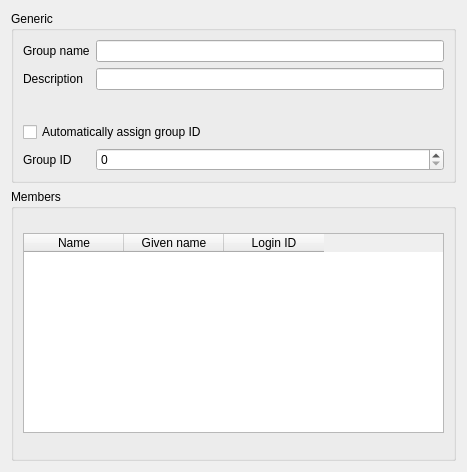
<?xml version="1.0" encoding="UTF-8"?>
<ui version="4.0">
 <class>posixGroup</class>
 <widget class="QWidget" name="posixGroup">
  <property name="geometry">
   <rect>
    <x>0</x>
    <y>0</y>
    <width>467</width>
    <height>472</height>
   </rect>
  </property>
  <property name="windowTitle">
   <string>POSIX</string>
  </property>
  <property name="categoryTitle" stdset="0">
    <string>Group</string>
  </property>
  <property name="windowIcon">
   <iconset>
    <normaloff>:/images/group-posix.png</normaloff>:/images/group-posix.png</iconset>
  </property>
  <layout class="QVBoxLayout" name="verticalLayout">
   <item>
    <widget class="QGroupBox" name="groupBox">
     <property name="title">
      <string>Generic</string>
     </property>
     <layout class="QGridLayout" name="gridLayout">
      <item row="0" column="0">
       <layout class="QFormLayout" name="formLayout">
        <item row="0" column="0">
         <widget class="QLabel" name="cnLabel">
          <property name="text">
           <string>Group name</string>
          </property>
          <property name="buddy">
           <cstring>cnEdit</cstring>
          </property>
         </widget>
        </item>
        <item row="0" column="1">
         <widget class="QLineEdit" name="cnEdit"/>
        </item>
        <item row="1" column="0">
         <widget class="QLabel" name="descriptionLabel">
          <property name="text">
           <string>Description</string>
          </property>
          <property name="buddy">
           <cstring>descriptionEdit</cstring>
          </property>
         </widget>
        </item>
        <item row="1" column="1">
         <widget class="QLineEdit" name="descriptionEdit"/>
        </item>
        <item row="3" column="0" colspan="2">
         <widget class="QCheckBox" name="checkBox">
          <property name="text">
           <string>Automatically assign group ID</string>
          </property>
         </widget>
        </item>
        <item row="4" column="0">
         <widget class="QLabel" name="gidNumberLabel">
          <property name="text">
           <string>Group ID</string>
          </property>
          <property name="buddy">
           <cstring>gidNumberEdit</cstring>
          </property>
         </widget>
        </item>
        <item row="4" column="1">
         <widget class="QSpinBox" name="gidNumberEdit"/>
        </item>
        <item row="2" column="0">
         <spacer name="verticalSpacer">
          <property name="orientation">
           <enum>Qt::Vertical</enum>
          </property>
          <property name="sizeType">
           <enum>QSizePolicy::Fixed</enum>
          </property>
          <property name="sizeHint" stdset="0">
           <size>
            <width>20</width>
            <height>20</height>
           </size>
          </property>
         </spacer>
        </item>
       </layout>
      </item>
     </layout>
    </widget>
   </item>
   <item>
    <widget class="QGroupBox" name="groupBox_2">
     <property name="title">
      <string>Members</string>
     </property>
     <layout class="QGridLayout" name="gridLayout_2">
      <item row="0" column="0">
       <widget class="QTableWidget" name="memberUidEdit">
         <property name="editTitle" stdset="0">
          <string>Edit members</string>
         </property>
        <property name="maximumSize">
         <size>
          <width>16777215</width>
          <height>200</height>
         </size>
        </property>
        <column>
         <property name="text">
          <string comment="sn">Name</string>
         </property>
        </column>
        <column>
         <property name="text">
          <string comment="givenName">Given name</string>
         </property>
        </column>
        <column>
         <property name="text">
          <string comment="uid">Login ID</string>
         </property>
        </column>
       </widget>
      </item>
     </layout>
     <zorder>memberUidEdit</zorder>
     <zorder>memberUidEdit</zorder>
    </widget>
   </item>
  </layout>
 </widget>
 <tabstops>
  <tabstop>cnEdit</tabstop>
  <tabstop>descriptionEdit</tabstop>
  <tabstop>checkBox</tabstop>
  <tabstop>gidNumberEdit</tabstop>
  <tabstop>memberUidEdit</tabstop>
 </tabstops>
 <resources>
  <include location="resources/group-posix.qrc"/>
 </resources>
 <connections>
  <connection>
   <sender>cnEdit</sender>
   <signal>textChanged(QString)</signal>
   <receiver>posixGroup</receiver>
   <slot>property_cn()</slot>
  </connection>
  <connection>
   <sender>gidNumberEdit</sender>
   <signal>textChanged(QString)</signal>
   <receiver>posixGroup</receiver>
   <slot>property_gidNumber()</slot>
  </connection>
  <connection>
   <sender>descriptionEdit</sender>
   <signal>textChanged(QString)</signal>
   <receiver>posixGroup</receiver>
   <slot>property_description()</slot>
   <hints>
    <hint type="sourcelabel">
     <x>20</x>
     <y>20</y>
    </hint>
    <hint type="destinationlabel">
     <x>20</x>
     <y>20</y>
    </hint>
   </hints>
  </connection>
  <connection>
   <sender>memberUidEdit</sender>
   <signal>textChanged(QString)</signal>
   <receiver>posixGroup</receiver>
   <slot>property_memberUid()</slot>
   <hints>
    <hint type="sourcelabel">
     <x>20</x>
     <y>20</y>
    </hint>
    <hint type="destinationlabel">
     <x>20</x>
     <y>20</y>
    </hint>
   </hints>
  </connection>
 </connections>
</ui>
